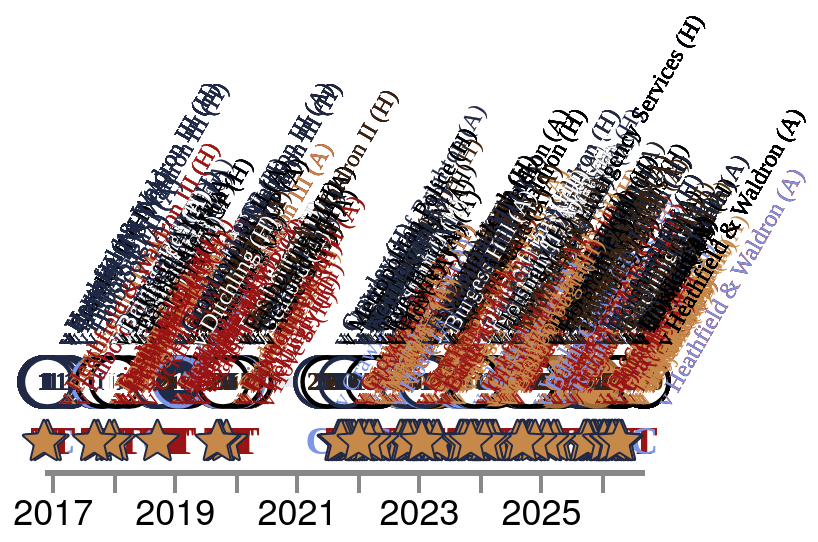

Write a Vega-Lite specification for this figure.
### Vega-Lite specification from a JSON file in a GitHub repository (floating-point values rounded to 4 significant figures; data arrays with more than 128 entries replaced by an {"elided": "..."} marker saying what was removed)
{"config": {"axis": {"labelFont": "PT Sans Narrow, Helvetica Neue, Helvetica, Arial, sans-serif", "titleFont": "PT Sans Narrow, Helvetica Neue, Helvetica, Arial, sans-serif", "labelFontSize": 13, "titleFontSize": 24, "gridColor": "#202947", "gridOpacity": 0.2, "zindex": 1}, "text": {"font": "Lato, sans-serif"}, "bar": {"cornerRadiusEnd": 5}, "header": {"labelFont": "PT Sans Narrow, Helvetica Neue, Helvetica, Arial, sans-serif", "titleFont": "PT Sans Narrow, Helvetica Neue, Helvetica, Arial, sans-serif", "labelFontSize": 24, "titleFontSize": 28, "labelFontWeight": "bold", "orient": "left"}, "legend": {"labelFont": "PT Sans Narrow, Helvetica Neue, Helvetica, Arial, sans-serif", "titleFont": "PT Sans Narrow, Helvetica Neue, Helvetica, Arial, sans-serif", "labelFontSize": 14, "titleFontSize": 16, "titlePadding": 5, "fillColor": "white", "strokeColor": "black", "padding": 10, "titleFontWeight": "lighter", "titleFontStyle": "italic", "titleColor": "gray", "offset": 10}, "title": {"font": "PT Sans Narrow, Helvetica Neue, Helvetica, Arial, sans-serif", "fontSize": 48, "fontWeight": "bold", "anchor": "start", "align": "center", "titlePadding": 20, "subtitlePadding": 10, "subtitleFontSize": 13, "subtitleColor": "", "subtitleFontStyle": "italic", "offset": 15, "color": "black"}, "axisX": {"labelAngle": 0}, "facet": {"title": null, "header": null, "align": {"row": "each", "column": "each"}, "spacing": 10}, "resolve": {"scale": {"y": "independent", "facet": "independent"}}, "background": "transparent", "scale": {"offsetBandPaddingOuter": 0.2, "offsetBandPaddingInner": 0.1}, "view": {"stroke": null, "background": "transparent"}}, "layer": [{"mark": {"type": "line", "color": "#202946", "opacity": 0.1, "strokeWidth": 5}, "encoding": {"tooltip": [{"field": "player", "title": "Player", "type": "nominal"}, {"field": "event_label", "title": "Milestone", "type": "nominal"}, {"field": "event_date_label", "title": "Date", "type": "nominal"}, {"field": "detail", "title": "Match", "type": "nominal"}, {"field": "result_label", "title": "Result", "type": "nominal"}, {"field": "squad_label", "title": "Squad", "type": "nominal"}], "x": {"axis": {"domainWidth": 3, "format": "%Y", "grid": false, "labelAngle": 0, "labelFlush": false, "labelFontSize": 18, "tickCount": "year", "tickSize": 10, "tickWidth": 2, "title": null}, "field": "date", "type": "temporal"}, "y": {"axis": null, "field": "row_type", "type": "nominal"}}, "transform": [{"filter": "(datum.row_type === 'appearance')"}]}, {"mark": {"type": "point", "filled": true, "opacity": 1, "shape": "circle", "size": 600, "strokeWidth": 2.2}, "encoding": {"color": {"field": "symbol_fill", "legend": null, "scale": null, "type": "nominal"}, "stroke": {"field": "symbol_stroke", "legend": null, "scale": null, "type": "nominal"}, "tooltip": [{"field": "player", "title": "Player", "type": "nominal"}, {"field": "event_label", "title": "Milestone", "type": "nominal"}, {"field": "event_date_label", "title": "Date", "type": "nominal"}, {"field": "detail", "title": "Match", "type": "nominal"}, {"field": "result_label", "title": "Result", "type": "nominal"}, {"field": "squad_label", "title": "Squad", "type": "nominal"}], "x": {"axis": {"domainWidth": 3, "format": "%Y", "grid": false, "labelAngle": 0, "labelFlush": false, "labelFontSize": 18, "tickCount": "year", "tickSize": 10, "tickWidth": 2, "title": null}, "field": "date", "type": "temporal"}, "y": {"axis": null, "field": "row_type", "type": "nominal"}}, "transform": [{"filter": "(datum.row_type === 'appearance')"}]}, {"mark": {"type": "text", "align": "center", "baseline": "middle", "font": "PT Sans Narrow", "fontSize": 13, "fontWeight": "bold"}, "encoding": {"color": {"field": "symbol_text_color", "legend": null, "scale": null, "type": "nominal"}, "text": {"field": "symbol_text", "type": "nominal"}, "tooltip": [{"field": "player", "title": "Player", "type": "nominal"}, {"field": "event_label", "title": "Milestone", "type": "nominal"}, {"field": "event_date_label", "title": "Date", "type": "nominal"}, {"field": "detail", "title": "Match", "type": "nominal"}, {"field": "result_label", "title": "Result", "type": "nominal"}, {"field": "squad_label", "title": "Squad", "type": "nominal"}], "x": {"axis": {"domainWidth": 3, "format": "%Y", "grid": false, "labelAngle": 0, "labelFlush": false, "labelFontSize": 18, "tickCount": "year", "tickSize": 10, "tickWidth": 2, "title": null}, "field": "date", "type": "temporal"}, "y": {"axis": null, "field": "row_type", "type": "nominal"}}, "transform": [{"filter": "((datum.row_type === 'appearance') && (datum.symbol_text !== ''))"}]}, {"mark": {"type": "text", "align": "center", "baseline": "middle", "font": "PT Sans Narrow", "fontSize": 20, "fontWeight": "bold"}, "encoding": {"color": {"field": "symbol_text_color", "legend": null, "scale": null, "type": "nominal"}, "text": {"field": "symbol_text", "type": "nominal"}, "tooltip": [{"field": "player", "title": "Player", "type": "nominal"}, {"field": "event_label", "title": "Milestone", "type": "nominal"}, {"field": "event_date_label", "title": "Date", "type": "nominal"}, {"field": "detail", "title": "Match", "type": "nominal"}, {"field": "result_label", "title": "Result", "type": "nominal"}, {"field": "squad_label", "title": "Squad", "type": "nominal"}], "x": {"axis": {"domainWidth": 3, "format": "%Y", "grid": false, "labelAngle": 0, "labelFlush": false, "labelFontSize": 18, "tickCount": "year", "tickSize": 10, "tickWidth": 2, "title": null}, "field": "date", "type": "temporal"}, "y": {"axis": null, "field": "row_type", "type": "nominal"}}, "transform": [{"filter": "((datum.row_type === 'event') && (datum.event_key !== 'motm'))"}]}, {"mark": {"type": "point", "opacity": 1, "size": 10, "strokeWidth": 1}, "encoding": {"fill": {"field": "symbol_fill", "legend": null, "scale": null, "type": "nominal"}, "shape": {"field": "symbol_shape", "legend": null, "scale": null, "type": "nominal"}, "stroke": {"field": "symbol_stroke", "legend": null, "scale": null, "type": "nominal"}, "tooltip": [{"field": "player", "title": "Player", "type": "nominal"}, {"field": "event_label", "title": "Milestone", "type": "nominal"}, {"field": "event_date_label", "title": "Date", "type": "nominal"}, {"field": "detail", "title": "Match", "type": "nominal"}, {"field": "result_label", "title": "Result", "type": "nominal"}, {"field": "squad_label", "title": "Squad", "type": "nominal"}], "x": {"axis": {"domainWidth": 3, "format": "%Y", "grid": false, "labelAngle": 0, "labelFlush": false, "labelFontSize": 18, "tickCount": "year", "tickSize": 10, "tickWidth": 2, "title": null}, "field": "date", "type": "temporal"}, "y": {"axis": null, "field": "row_type", "type": "nominal"}}, "transform": [{"filter": "(datum.event_key === 'motm')"}]}, {"mark": {"type": "text", "align": "left", "angle": 300, "baseline": "bottom", "color": "#4a5568", "font": "PT Sans Narrow", "fontSize": 12, "xOffset": 15, "yOffset": -15}, "encoding": {"color": {"field": "symbol_text_color", "legend": null, "scale": null, "type": "nominal"}, "text": {"field": "detail", "type": "nominal"}, "tooltip": [{"field": "player", "title": "Player", "type": "nominal"}, {"field": "event_label", "title": "Milestone", "type": "nominal"}, {"field": "event_date_label", "title": "Date", "type": "nominal"}, {"field": "detail", "title": "Match", "type": "nominal"}, {"field": "result_label", "title": "Result", "type": "nominal"}, {"field": "squad_label", "title": "Squad", "type": "nominal"}], "x": {"axis": {"domainWidth": 3, "format": "%Y", "grid": false, "labelAngle": 0, "labelFlush": false, "labelFontSize": 18, "tickCount": "year", "tickSize": 10, "tickWidth": 2, "title": null}, "field": "date", "type": "temporal"}, "y": {"axis": null, "field": "row_type", "type": "nominal"}}}], "data": {"name": "data-c2c343083dd813f4852a4af3e79de865"}, "height": 60, "resolve": {"scale": {"shape": "independent", "x": "shared", "y": "shared"}}, "width": "container", "$schema": "https://vega.github.io/schema/vega-lite/v5.20.1.json", "datasets": {"data-c2c343083dd813f4852a4af3e79de865": {"elided": "1225 records"}}}
